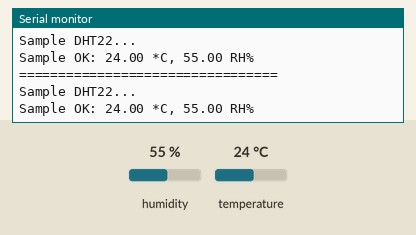
Recording of a sketch running on a simulated ESP32. Shown: the last lines printed to the serial monitor. Inputs (shaded band) come from the test bench; at power-on: humidity 55 %, temperature 24 °C.

Above: at 3.3 s.
3.4 s: humidity set to 22 %
At 6.3 s:
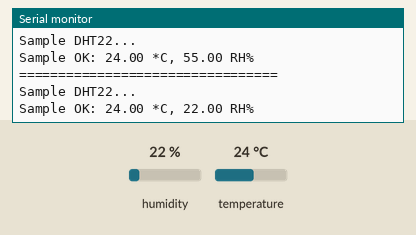
6.7 s: temperature set to 12 °C
At 9.0 s:
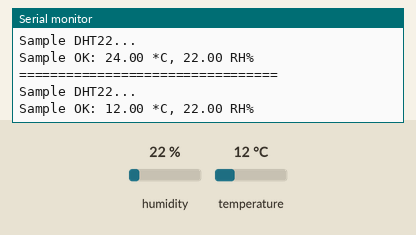
10.0 s: humidity set to 40 %
At 10.6 s:
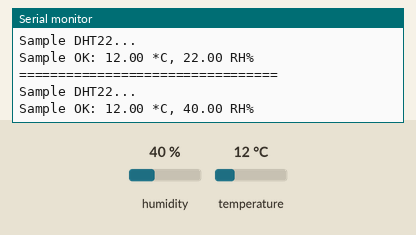
Timing chart, 0 to 13.0 s (numbered marks = the images above; inputs shaded):
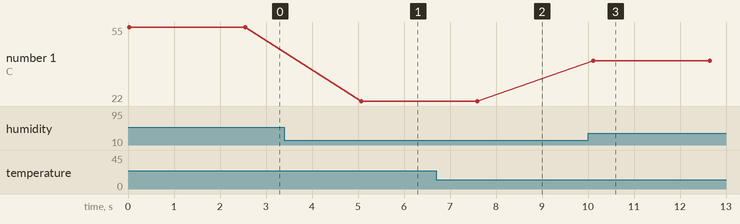

Measured:
- after the input at 3.4 s, the serial monitor: prints a new line after 1.7 s (image 1)
- after the input at 6.7 s, the serial monitor: prints a new line after 0.89 s (image 2)
- after the input at 10.0 s, the serial monitor: prints a new line after 0.12 s (image 3)
- plotted number 1: 22 → 40 after the input at 10.0 s

The sketch:

05-060_DHT22_environment_sensor.ino
```cpp
#include <SimpleDHT.h>
int pinDHT22 = 32;
SimpleDHT22 dht22(pinDHT22);
void setup() {
  Serial.begin(115200);
}

void loop() {
  Serial.println("=================================");
  Serial.println("Sample DHT22...");
  float temperature = 0;
  float humidity = 0;
  int err = SimpleDHTErrSuccess;
  if ((err = dht22.read2(&temperature, &humidity, NULL)) != SimpleDHTErrSuccess) {
    Serial.print("Read DHT22 failed, err="); Serial.println(err);delay(2000);
    return;
  }
  Serial.print("Sample OK: ");
  Serial.print((float)temperature); Serial.print(" *C, ");
  Serial.print((float)humidity); Serial.println(" RH%");
  delay(2500);
}
```
